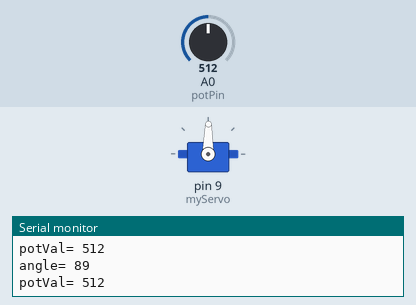
The sketch below on a simulated Arduino Uno, built with avr-gcc and run on an emulated ATmega328P. Parts: servo, the last lines printed to the serial monitor. The inputs (shaded band) are chosen by the test bench; at power-on: A0 (potPin) = 512.

Above: at 1.2 s.
1.3 s: A0 (potPin) set to 61
At 2.5 s:
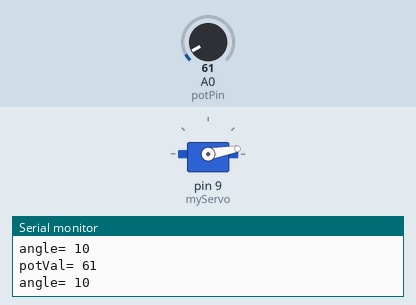
2.8 s: A0 (potPin) set to 51
At 3.2 s:
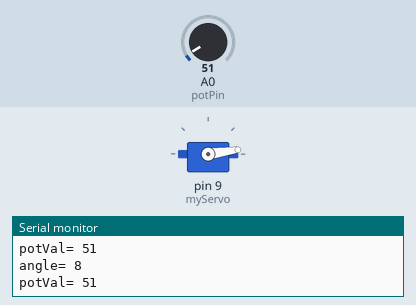
4.3 s: A0 (potPin) set to 122
At 5.5 s:
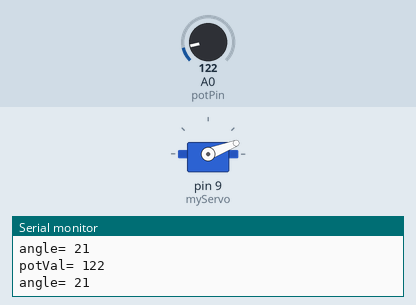
5.8 s: A0 (potPin) set to 556
At 7.1 s:
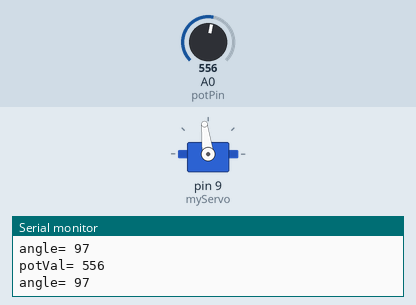
8.8 s: A0 (potPin) set to 584
At 9.3 s:
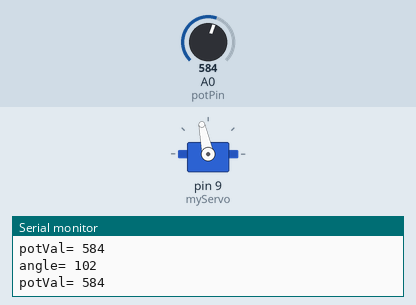
10.3 s: A0 (potPin) set to 306
At 10.6 s:
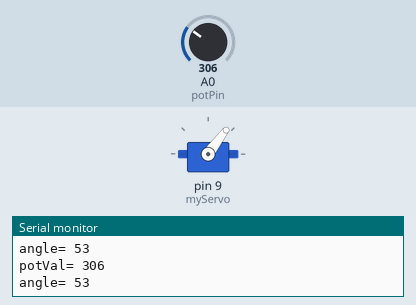
Timing chart, 0 to 12.8 s (numbered marks = the images above; inputs shaded):
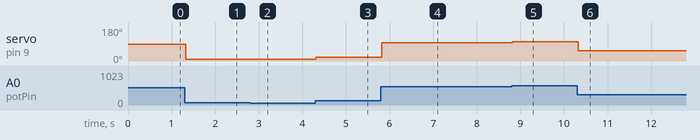

The sketch:

proyecto4_servomotor.ino
```cpp
//importar librería servomotores
#include <Servo.h>

//crear objeto de tipo Servo
Servo myServo;

//variables
int const potPin = A0;
int potVal;
int angle;

void setup() {
  //definir Pin del servo
  myServo.attach(9);

  Serial.begin(9600);

}

void loop() {
  //leer potenciometro (0-1023)
  potVal = analogRead(potPin);
  //Imprimir en consola valor potenciometro
  Serial.print("\npotVal= ");
  Serial.print(potVal);
  //Calcular el angulo map(valorPotenciometro, min-pote, max-pote, min-servo, max-servo
  angle = map(potVal, 0, 1023, 0, 179);
  //Imprimir en consola
  Serial.print("\nangle= ");
  Serial.print(angle);

  //Mover el servo
  myServo.write(angle);
  delay(15);

}
```

Measured:
- after the input at 1.3 s, servo on pin 9 (myServo): 89° → 10° at once
- after the input at 2.8 s, servo on pin 9 (myServo): 10° → 8° at once
- after the input at 4.3 s, servo on pin 9 (myServo): 8° → 21° at once
- after the input at 5.8 s, servo on pin 9 (myServo): 21° → 97° at once
- after the input at 8.8 s, servo on pin 9 (myServo): 97° → 102° at once
- after the input at 10.3 s, servo on pin 9 (myServo): 102° → 53° at once
